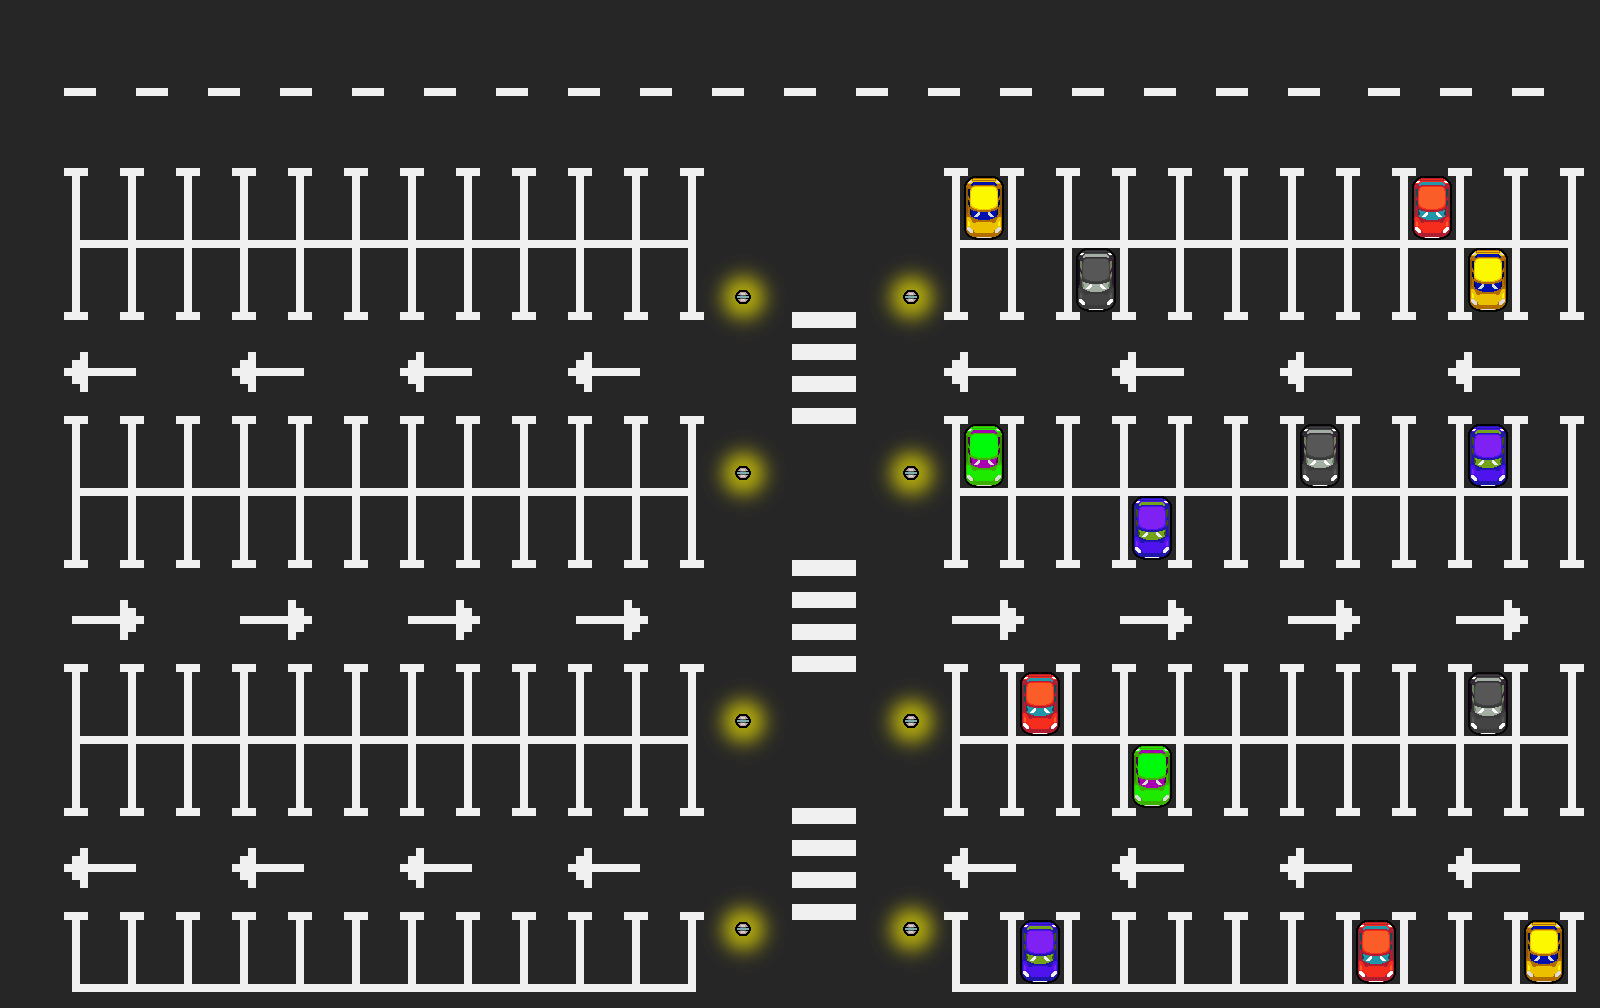

Tiled map render using the project's own tile images. Description and the map definition, with tile-layer contents summarised, below:
An orthogonal 200x126 tile map with 8x8 px tiles, 2 tile layers (Tile Layer 1, cars), 3 tilesets and 14 objects.

<map version="1.0" tiledversion="1.0.3" orientation="orthogonal" renderorder="right-down" width="200" height="126" tilewidth="8" tileheight="8" nextobjectid="19">
 <tileset firstgid="1" source="untitled.tsx" />
 <tileset firstgid="1297" source="untitled.tsx" />
 <tileset firstgid="2593" source="untitledLi.tsx" />
 <layer name="Tile Layer 1" width="200" height="126">
  <data>[25200 cells, 25199 non-empty, 6 distinct tile ids]</data>
 </layer>
 <layer name="cars" width="200" height="126">
  <data>[25200 cells, 1717 non-empty, 363 distinct tile ids]</data>
 </layer>
 <objectgroup name="Object Layer 1">
  <object id="5" x="964.057" y="176" width="39.8182" height="63.9886" />
  <object id="6" x="1411.87" y="175.794" width="39.8182" height="63.9886" />
  <object id="7" x="1076.12" y="248.278" width="39.8182" height="63.9886" />
  <object id="8" x="1299.91" y="423.824" width="39.8182" height="63.9886" />
  <object id="9" x="1132.34" y="496.381" width="39.8182" height="63.9886" />
  <object id="10" x="964.216" y="424.131" width="39.8182" height="63.9886" />
  <object id="11" x="1020.13" y="672.047" width="39.8182" height="63.9886" />
  <object id="12" x="1132.09" y="744.006" width="39.8182" height="63.9886" />
  <object id="13" x="1467.76" y="248.006" width="39.8182" height="63.9886" />
  <object id="14" x="1468.09" y="424.256" width="39.8182" height="63.9886" />
  <object id="15" x="1468.22" y="671.756" width="39.8182" height="63.9886" />
  <object id="16" x="1523.84" y="919.756" width="39.8182" height="63.9886" />
  <object id="17" x="1356.09" y="920.131" width="39.8182" height="63.9886" />
  <object id="18" x="1020.09" y="919.631" width="39.8182" height="63.9886" />
 </objectgroup>
</map>